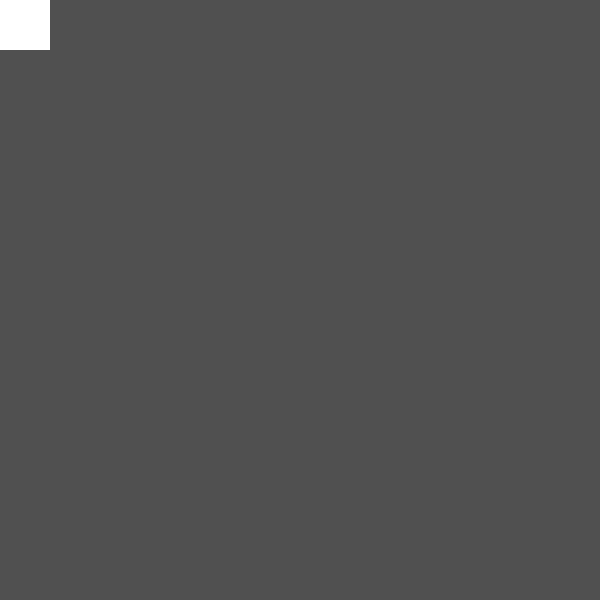
Frame 1 (no input)
Frame 60 (the mouse pressed at the canvas centre just before this capture): identical to frame 1, image omitted
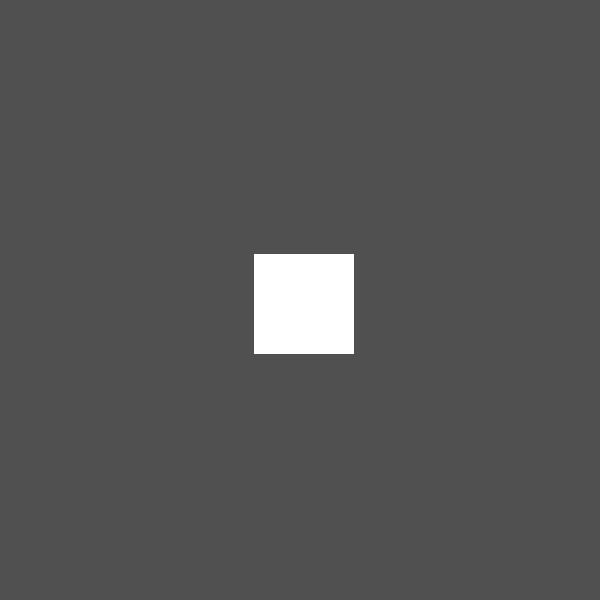
Frame 120 (the mouse held since frame 60 and released just before this capture)

The Processing sketch that drew these frames (run headless with seeded random() and noise(); from frame 60 on, the mouse is pressed at the canvas centre):

// Processing sketch: Question15_Solved
// ── Question15_Solved.pde
void setup() {
  size(600, 600);
  rectMode(CENTER);
}

void draw() {
  background(80);
  translate(mouseX, mouseY);
  //rotate(radians(45));
  noStroke();
  rect(mouseX/75, mouseY/75, 100, 100);
}
